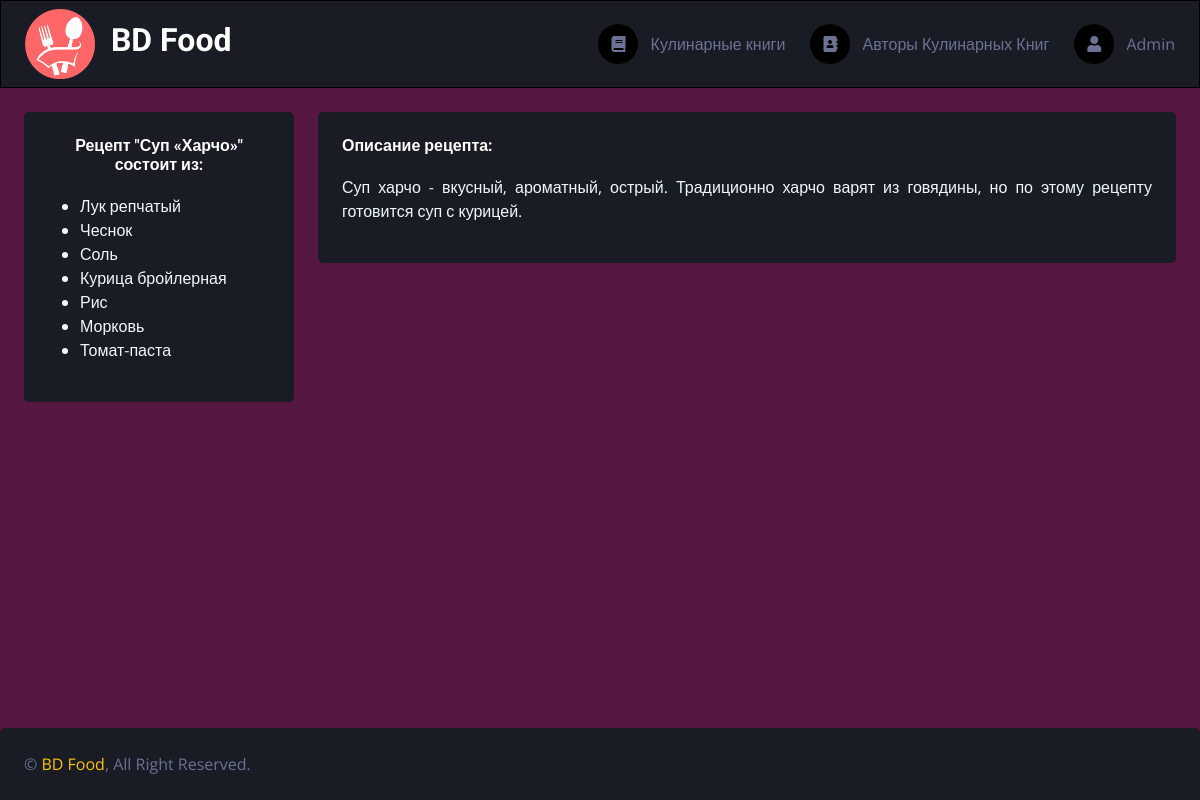
Screenshot of /open/2/ with the database file from the repository.
### server/models.py (models this page shows, shortened)
class RecipeIngredient(models.Model):
    recipe = models.ForeignKey(Recipe, on_delete=models.CASCADE)
    ingredient = models.ManyToManyField(Ingredient, blank=False)

class Recipe(models.Model):
    cookbook = models.ForeignKey(Cookbook, on_delete=models.CASCADE)
    title = models.CharField(max_length=100)
    description = models.TextField()
    def __str__(self):
        return self.title

class Ingredient(models.Model):
    name = models.CharField(max_length=100)

### server/views.py (the view)
# urls.py: path('open/<int:pk>/', views.open, name='open'),# url открытия описание рецептов
def open(request, pk): # Описание рецептов
    recipe = RecipeIngredient.objects.get(pk=pk)
    data = {
        'recipe': recipe,
    }
    return render(request, 'server/open.html', data)

### server/templates/server/open.html (shortened to what this page needs)
{% extends "server/index.html" %}
{% load static %}
{% block content %}
<div class="container-fluid pt-4 px-4">
    <div class="row g-4">
        <div class="col-sm-12 col-xl-3">
            <div class="bg-secondary text-center rounded p-4">
                <div class="d-flex align-items-start mb-3">
                    <h6 class="mb-1">Рецепт "{{recipe.recipe}}" состоит из:</h6>
                </div>
                <div style="color: aliceblue;" class='wrapper'>
                <ul>
                    {% for ingredient in recipe.ingredient.all %}
                        <li>{{ ingredient.name }}</li>
                    {% endfor %}
                </ul>
            </div>
            </div>
        </div>
        <div class="col-sm-12 col-xl-9">
            <div class="bg-secondary text-center rounded p-4">
                <div class="d-flex align-items-start mb-3">
                    <h6 class="mb-1">Описание рецепта:</h6>
                </div>
                <p style="color: aliceblue; text-align: justify;">
                {{recipe.recipe.description}}
                </p>
            </div>
        </div>
    </div>
</div>
{% endblock %}

### server/static/server/css/stylesess.css (style rules this page uses)
:root { --primary: #ffc107; --secondary: #191C24; --light: hsl(231, 15%, 50%); --dark: #000000; --purple: #561741; }
.wrapper { text-align: left; }

### rows the page displays
RecipeIngredient: recipe "Суп «Харчо»", recipe.description "Суп харчо - вкусный, ароматный, острый. Традиционно харчо варят из говядины, но по этому рецепту готовится суп с курицей."
Ingredient: name "Лук репчатый"
Ingredient: name "Чеснок"
Ingredient: name "Соль"
Ingredient: name "Курица бройлерная"
Ingredient: name "Рис"
Ingredient: name "Морковь"
Ingredient: name "Томат-паста"
